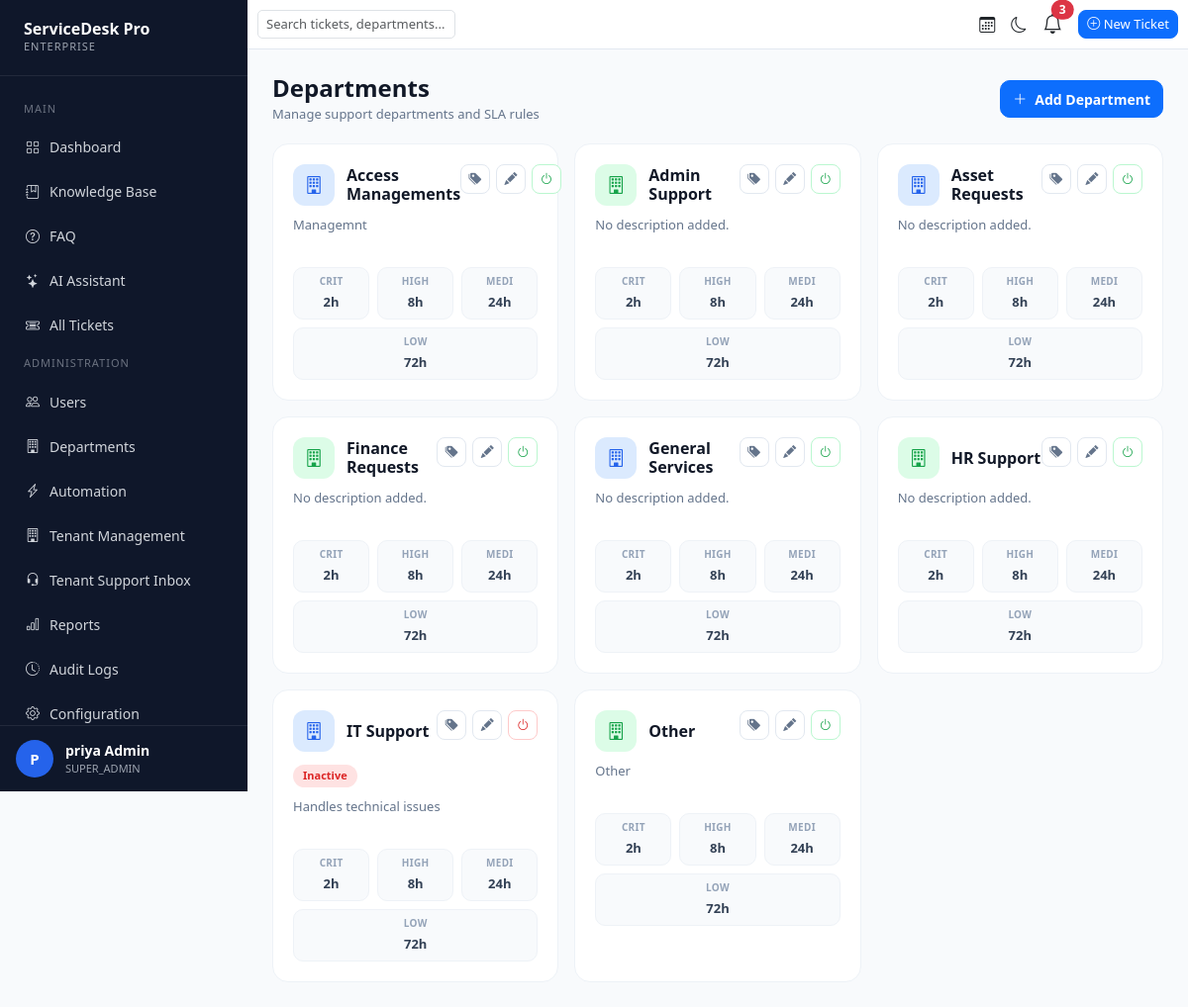
The app's page /departments/ (signed in), older data.
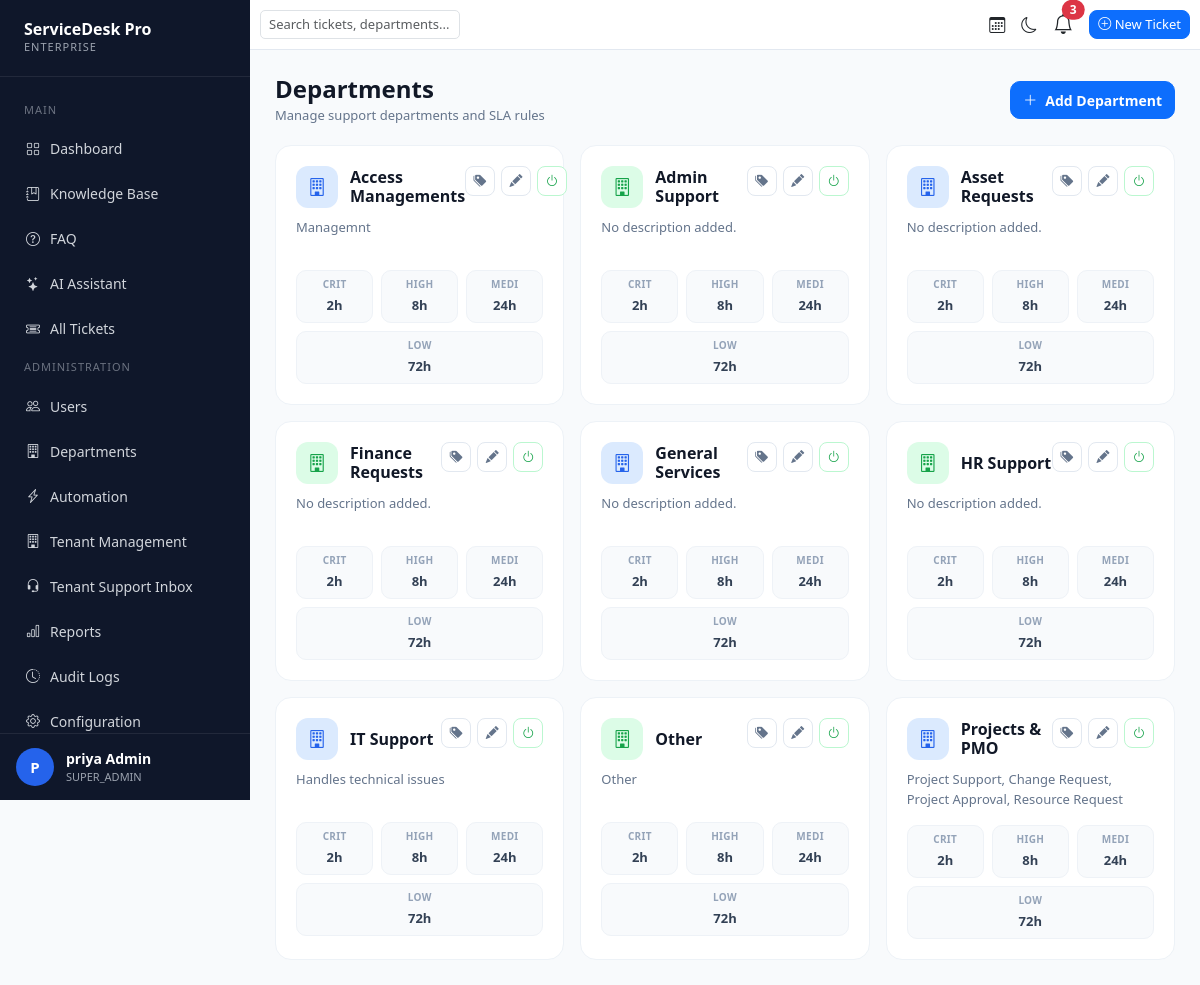
The same page, newer data.
### departments/models.py (models this page shows, shortened)
class Department(models.Model):
    name = models.CharField(max_length=100)
    description = models.TextField(blank=True)
    is_active = models.BooleanField(default=True)
    tenant = models.ForeignKey(
        'tenants.Tenant',
        on_delete=models.SET_NULL,
        blank=True,
        null=True,
        related_name='departments'
    )
    sla_critical = models.PositiveIntegerField(default=2)
    sla_high = models.PositiveIntegerField(default=8)
    sla_medium = models.PositiveIntegerField(default=24)
    sla_low = models.PositiveIntegerField(default=72)
    created_at = models.DateTimeField(auto_now_add=True)

### departments/views.py (the view)
# urls.py: path("", department_list, name="department_list"),
@login_required
def department_list(request):
    if request.user.role not in ['ADMIN', 'SUPER_ADMIN']:
        return redirect('dashboard')
    departments = Department.objects.all().order_by('name').prefetch_related('categories')
    if request.user.role != 'SUPER_ADMIN':
        departments = departments.filter(tenant=request.user.tenant)
    return render(
        request,
        'department_list.html',
        {
            'departments': departments
        }
    )

### tickets/context_processors.py (called while the page is built)
def notification_context(request):
    if request.user.is_authenticated:
        notifications = Notification.objects.filter(
            user=request.user
        )[:5]
        unread_count = Notification.objects.filter(
            user=request.user,
            is_read=False
        ).count()
        return {
            "notifications": notifications,
            "unread_notifications": unread_count
        }
    return {}

### templates/department_list.html (shortened to what this page needs)
{% extends 'base.html' %}
{% block content %}
<div class="dept-page">
    <div class="page-header">
        <div>
            <h2 class="page-title">Departments</h2>
            <p class="page-subtitle">Manage support departments and SLA rules</p>
        </div>
        <div>
            <button type="button" class="btn btn-primary add-btn"
                    data-bs-toggle="modal" data-bs-target="#addDepartmentModal">
                <i class="bi bi-plus-lg me-2"></i>
                Add Department
            </button>
        </div>
    </div>
    <div class="row g-3">
        {% for department in departments %}
            <div class="col-xl-4 col-md-6 dept-col">
                <div class="dept-card">
                    <div class="dept-card-top">
                        <div class="dept-icon-name">
                            <div class="dept-icon">
                                <i class="bi bi-building"></i>
                            </div>
                            <h5 class="dept-name">{{ department.name }}</h5>
                        </div>
                        <div class="dept-actions">
                            <button type="button" title="Manage Categories"
                                    data-bs-toggle="modal"
                                    data-bs-target="#categoryModal{{ department.id }}">
                                <i class="bi bi-tags-fill"></i>
                            </button>
                            <button type="button" title="Edit"
                                    data-bs-toggle="modal"
                                    data-bs-target="#editDepartmentModal{{ department.id }}">
                                <i class="bi bi-pencil-fill"></i>
                            </button>
                            <form method="post" action="{% url 'toggle_department' department.id %}">
                                <button type="submit"
                                        title="{% if department.is_active %}Deactivate{% else %}Activate{% endif %}"
                                        class="{% if department.is_active %}power-on{% else %}power-off{% endif %}">
                                    <i class="bi bi-power"></i>
                                </button>
                            </form>
                        </div>
                    </div>
                    {% if not department.is_active %}
                        <span class="dept-inactive-badge">Inactive</span>
                    {% endif %}
                    <p class="dept-description">
                        {{ department.description|default:"No description added." }}
                    </p>
                    <div class="dept-sla-row">
                        <div class="dept-sla">
                            <span class="dept-sla-label">CRIT</span>
                            <span class="dept-sla-value">{{ department.sla_critical }}h</span>
                        </div>
                        <div class="dept-sla">
                            <span class="dept-sla-label">HIGH</span>
                            <span class="dept-sla-value">{{ department.sla_high }}h</span>
                        </div>
                        <div class="dept-sla">
                            <span class="dept-sla-label">MEDI</span>
                            <span class="dept-sla-value">{{ department.sla_medium }}h</span>
                        </div>
                        <div class="dept-sla">
                            <span class="dept-sla-label">LOW</span>
                            <span class="dept-sla-value">{{ department.sla_low }}h</span>
                        </div>
                    </div>
                </div>
            </div>
        {% endfor %}
    </div>
</div>
{% endblock %}

Row changes from the older to the newer data that the page shows:
changed Department "IT Support": no longer shows "Inactive"
added Department: name "Projects & PMO", description "Project Support, Change Request, Project Approval, Resource Request", sla_critical "2", sla_high "8", sla_medium "24", sla_low "72"
